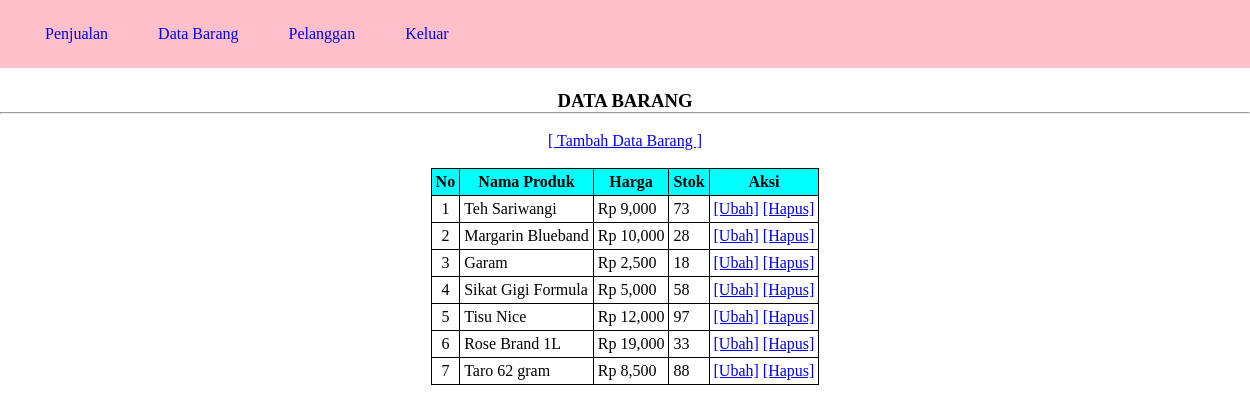
Page /inputbarang.php (signed in) on the committed database.
### tables this page shows
CREATE TABLE `produk` (
  `ProdukID` int(11) NOT NULL,
  `NamaProduk` varchar(50) NOT NULL,
  `Harga` decimal(10,2) NOT NULL,
  `Stok` int(11) NOT NULL
);

### inputbarang.php (the view, shortened to what this page needs)
<?php
include "function.php";
?>
<!DOCTYPE html>
<html>
<head>
	<link rel="stylesheet" type="text/css" href="style.css">
</head>
<body>
<nav>
     <ul>
     	<li><a href="index.php">Penjualan</a></li>
        <li><a href="inputbarang.php">Data Barang</a></li>
        <li><a href="pelanggan.php">Pelanggan</a></li>
        <li><a href="logout.php">Keluar</a></li>
     </ul>
</nav>
<br>
<h3 align="center">DATA BARANG</h3>
<hr>
<br>
<center>
<a href="tambahbarang.php">[ Tambah Data Barang ]</a>
<br><br>
<table border="1" align="center">
    <tr>
        <th>No</th>
        <th>Nama Produk</th>
        <th>Harga</th>
        <th>Stok</th>
        <th>Aksi</th>
    </tr>
    <?php
    $i=1;
    $sql=mysqli_query($koneksi,'select * from produk');
    while ($data=mysqli_fetch_array($sql)){
        $idProduk=$data['ProdukID'];
        $nmp=$data['NamaProduk'];
        $harga=$data['Harga'];
        $stok=$data['Stok'];
    ?>
     <tr>
        <td align="center"><?=$i++;?></td>
        <td><?=$nmp;?></td>
        <td>Rp <?=number_format($harga);?></td>
        <td><?=$stok;?></td>
        <td>
            <a href="ubahbarang.php?idProduk=<?=$idProduk;?>">[Ubah]</a>
            <a href="hapusbarang.php?idProduk=<?=$idProduk;?>">[Hapus]</a>
        </td>
    </tr>
    <?php
        }
    ?>
</table>
</center>
</body>
</html>

### style.css (style rules this page uses)
* { margin: 0; padding: 0; }
body { background: white; font-family: Calibri; }
ul { list-style: none; background:pink; padding: 0 20px; display: inline-table; width: 100%; font-family: Berlin Sans FB; }
ul li { float: left; }
ul li a { display: block; padding: 25px; text-decoration: none; }
th { border:1px solid black; border-collapse: collapse; padding: 4px; background-color: cyan; }
table, td { border:1px solid black; border-collapse: collapse; padding: 4px; }

### rows in the picture
produk: NamaProduk "Teh Sariwangi", Harga "9,000", Stok "73"
produk: NamaProduk "Margarin Blueband", Harga "10,000", Stok "28"
produk: NamaProduk "Garam", Harga "2,500", Stok "18"
produk: NamaProduk "Sikat Gigi Formula", Harga "5,000", Stok "58"
produk: NamaProduk "Tisu Nice", Harga "12,000", Stok "97"
produk: NamaProduk "Rose Brand 1L", Harga "19,000", Stok "33"
produk: NamaProduk "Taro 62 gram", Harga "8,500", Stok "88"
